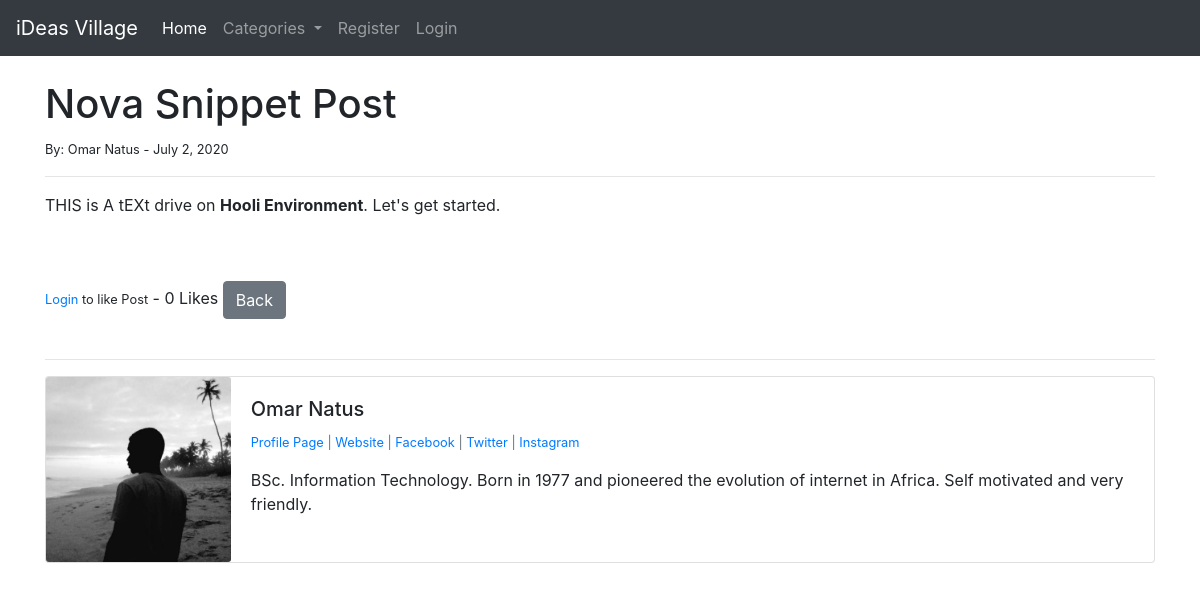
The page /article/18 on the database its author committed.
### blog/models.py (models this page shows, shortened)
class Post(models.Model):
    title = models.CharField(max_length=255)
    header_image = models.ImageField(null=True, blank=True, upload_to='img/')
    title_tag = models.CharField(max_length=255)
    author = models.ForeignKey(User, on_delete=models.CASCADE)
    body = RichTextField(blank=True, null=True)
    post_date = models.DateField(auto_now_add=True)
    category = models.CharField(max_length=255, default='coding')
    snippet = models.CharField(max_length=255)
    likes = models.ManyToManyField(User, related_name='blog_posts')
    def total_likes(self):
        return self.likes.count()

class Profile(models.Model):
    user   = models.OneToOneField(User, null=True, on_delete=models.CASCADE)
    bio = models.TextField()
    profile_pic = models.ImageField(null=True, blank=True, upload_to='img/profile/')
    website_url = models.CharField(max_length=255, null=True, blank=True)
    facebook_url = models.CharField(max_length=255, null=True, blank=True)
    twitter_url = models.CharField(max_length=255, null=True, blank=True)
    instagram_url = models.CharField(max_length=255, null=True, blank=True)

### blog/views.py (the view)
# urls.py: path('article/<int:pk>', ArticleDetailView.as_view(), name='article-detail'),
class ArticleDetailView(DetailView):
    model = Post
    template_name = 'article_detail.html'
    def get_context_data(self, *args, **kwargs):
        cat_menu = Category.objects.all()
        context = super(ArticleDetailView, self).get_context_data(*args, **kwargs)
        post = get_object_or_404(Post, id=self.kwargs['pk'])
        total_likes = post.total_likes()
        liked = False
        if post.likes.filter(id=self.request.user.id).exists():
            liked = True
        context['cat_menu'] = cat_menu
        context['total_likes'] = total_likes
        context['liked'] = liked
        return context

### blog/models.py (called while the page is built)
    def __str__(self):
        return self.name

### blog/templates/article_detail.html (shortened to what this page needs)
{% extends 'base.html' %}
{% load static %}
{% block content %}
    <h1>{{ post.title }}</h1>
        <small>By: {{ post.author.first_name }}
            {{ post.author.last_name }} -
            {{ post.post_date }}
        </small>
         <br>
    <hr>
    {{ post.body|safe }}
    <br> <br>
    <form action="{% url 'like-post' post.pk %}" method="POST">
    {% if user.is_authenticated %}
        {% if liked %}
            <button type="submit" class="btn btn-danger btn-sm"
                    name="post_id" value="{{ post.id }}">Unlike</button>
        {% else %}
            <button type="submit" class="btn btn-primary btn-sm"
                    name="post_id" value="{{ post.id }}">Like</button>
        {% endif %}
    {% else %}
        <small><a href="{% url 'login' %}">Login</a> to like Post</small>
    {% endif %}
        - {{ total_likes }} Likes
        <a href="{% url 'home' %}" class="btn btn-secondary">Back</a>
    </form>
    <br>
    <hr>
     <div class="card mb-3">
        <div class="row no-gutters">
            <div class="col-md-2">
                {% if post.author.profile.profile_pic %}
                    <img src="{{ post.author.profile.profile_pic.url }}" class=card-img alt="...">
                {% else %}
                    <img src="{% static 'blog/img/default_pic.jpg' %}" class=card-img alt="...">
                {% endif %}
            </div>
            <div class="col-md-10">
                <div class="card-body">
                    <h5 class="card-title">{{ post.author.first_name }}
                                            {{ post.author.last_name }}
                    </h5>
                    <p class="small text-muted">
                        <a href="{% url 'show-profile-page' post.author.profile.id %}">Profile Page</a>
                        {% if post.author.profile.website_url %}
                            | <a href="{{ post.author.profile.website_url }}">Website</a>
                        {% endif %}
                        {% if post.author.profile.website_url %}
                            | <a href="{{ post.author.profile.facebook_url }}">Facebook</a>
                        {% endif %}
                        {% if post.author.profile.website_url %}
                            | <a href="{{ post.author.profile.twitter_url }}">Twitter</a>
                        {% endif %}
                        {% if post.author.profile.website_url %}
                            | <a href="{{ post.author.profile.instagram_url }}">Instagram</a>
                        {% endif %}
                    </p>
                    <p class="card-text">
                        {{ post.author.profile.bio }}
                    </p>
                </div>
            </div>
        </div>
    </div>
{% endblock %}

### rows shown on the page
Post: title "Nova Snippet Post", author.first_name "Omar", author.last_name "Natus", post_date "July 2, 2020", body "THIS is A tEXt drive on Hooli Environment . Let's get started.", author.profile.profile_pic (picture), author.profile.bio "BSc. Information Technology. Born in 1977 and pioneered the evolution of internet in Africa. Self motivated and very friendly."

### other values the page prints
{{ total_likes }} "0"
